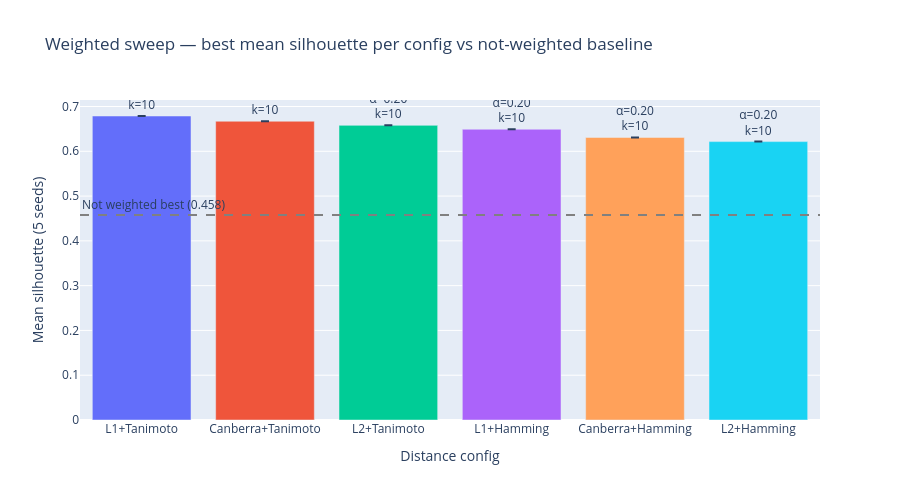

The cell this chart's notebook holds for it:
### Markdown cell above
### ARI matrix

All three methods are in strong-to-near-perfect agreement:

- Not weighted vs weighted: ARI = 0.988 — near-identical assignments despite different alpha values. The alpha sweep moved from k=10 neutral to k=10 optimal but did not fundamentally reorganise which clients belong together.
- Not weighted vs UMAP: ARI = 0.825 — strong agreement between a distance-space and a latent-space method.
- Weighted vs UMAP: ARI = 0.824 — essentially the same level of agreement.

The UMAP result is an independent validation: a method that operates in a completely different geometric space, with different assumptions, finds the same client groups. This substantially increases confidence that the segments reflect real structure in the data rather than artefacts of the distance function.

### Code cell
# Alpha sweep summary: what did weighting add?
#
# This shows whether the alpha sweep improved over the neutral baseline,
# and where the peak silhouette sat relative to neutral alpha.

print("\n── Alpha sweep results (weighted notebook) ──")
display(w["df_best"])

# Neutral baselines (recalculated for reference)
# These match what the weighted notebook computed
n_num_cols = 14
n_cat_ham  = 3
n_cat_tan  = 10
neutral_hamming  = n_num_cols / (n_num_cols + n_cat_ham)
neutral_tanimoto = n_num_cols / (n_num_cols + n_cat_tan)

fig_sweep = go.Figure()

for _, row in w["df_best"].iterrows():
    config_label = f"{row['num_dist']}+{row['cat_dist']}"
    fig_sweep.add_trace(go.Bar(
        x=[config_label],
        y=[row["mean_sil"]],
        error_y=dict(type="data", array=[row["std_sil"]], visible=True),
        name=config_label,
        text=f"α={row['alpha']:.2f}<br>k={row['k']}",
        textposition="outside",
    ))

fig_sweep.add_hline(
    y=nw["winner_sil"],
    line_dash="dash", line_color="gray",
    annotation_text=f"Not weighted best ({nw['winner_sil']:.3f})",
    annotation_position="top left",
)
fig_sweep.update_layout(
    title="Weighted sweep — best mean silhouette per config vs not-weighted baseline",
    yaxis_title="Mean silhouette (5 seeds)",
    xaxis_title="Distance config",
    height=500,
    showlegend=False,
)
fig_sweep.show()

# Gower reference
gower_sil = w["best_gower"]["mean_sil"]
print(f"\nGower baseline     : sil={gower_sil:.4f}  k={w['best_gower']['k']}")
print(f"Not weighted best  : sil={nw['winner_sil']:.4f}  k={nw['winner_k']}  config={nw['winner']}")
print(f"Weighted best      : sil={w['winner_sil']:.4f}  k={w['winner_k']}  config={w['winner']}  α={w['best_alpha']:.4f}")

### Figure 1 — Plotly figure (JSON) as saved in the notebook; plotly's stock layout.template omitted (floating-point values rounded to 4 significant figures)
{"data": [{"error_y": {"array": [0], "type": "data", "visible": true}, "name": "L1+Tanimoto", "text": "α=0.20<br>k=10", "textposition": "outside", "type": "bar", "x": ["L1+Tanimoto"], "y": [0.6788]}, {"error_y": {"array": [0], "type": "data", "visible": true}, "name": "Canberra+Tanimoto", "text": "α=0.20<br>k=10", "textposition": "outside", "type": "bar", "x": ["Canberra+Tanimoto"], "y": [0.6671]}, {"error_y": {"array": [0], "type": "data", "visible": true}, "name": "L2+Tanimoto", "text": "α=0.20<br>k=10", "textposition": "outside", "type": "bar", "x": ["L2+Tanimoto"], "y": [0.6579]}, {"error_y": {"array": [0], "type": "data", "visible": true}, "name": "L1+Hamming", "text": "α=0.20<br>k=10", "textposition": "outside", "type": "bar", "x": ["L1+Hamming"], "y": [0.6492]}, {"error_y": {"array": [0], "type": "data", "visible": true}, "name": "Canberra+Hamming", "text": "α=0.20<br>k=10", "textposition": "outside", "type": "bar", "x": ["Canberra+Hamming"], "y": [0.6309]}, {"error_y": {"array": [0], "type": "data", "visible": true}, "name": "L2+Hamming", "text": "α=0.20<br>k=10", "textposition": "outside", "type": "bar", "x": ["L2+Hamming"], "y": [0.6216]}], "layout": {"annotations": [{"showarrow": false, "text": "Not weighted best (0.458)", "x": 0, "xanchor": "left", "xref": "x domain", "y": 0.4577, "yanchor": "bottom", "yref": "y"}], "height": 500, "shapes": [{"line": {"color": "gray", "dash": "dash"}, "type": "line", "x0": 0, "x1": 1, "xref": "x domain", "y0": 0.4577, "y1": 0.4577, "yref": "y"}], "showlegend": false, "title": {"text": "Weighted sweep — best mean silhouette per config vs not-weighted baseline"}, "xaxis": {"title": {"text": "Distance config"}}, "yaxis": {"title": {"text": "Mean silhouette (5 seeds)"}}}}
